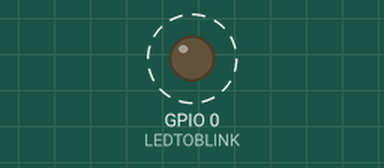
This sketch was run on a simulated ESP8266 (NodeMCU). Shown: output pins drawn as LEDs (lit = HIGH). Dashed ring = blinking. WiFi joins after 1.5 s; servers stay silent unless stated; what the sketch prints to the serial monitor is not drawn.

Above: at 1.2 s.
Timing chart, 0 to 4.0 s (numbered marks = the images above):
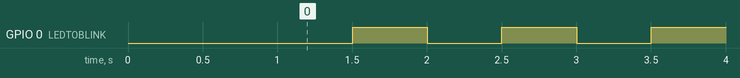

The sketch:

extended.ota.example.ino
```cpp
#include <ESP8266WiFi.h>
#include <ESP8266mDNS.h>
#include <WiFiUdp.h>
#include <ArduinoOTA.h>
#include <SimpleTimer.h>


#define LEDTOBLINK 0

const char* ssid = "your_ssid";
const char* password = "your_wifi_pw";
SimpleTimer timer;  //timer leaves headroom for wifi overhead
int ledState=0;


//simple routine to blink onboard LED
void blinkLed() {
  if (ledState==0) {
    digitalWrite(LEDTOBLINK,HIGH);
    ledState=1;
  } else {
    digitalWrite(LEDTOBLINK,LOW);
    ledState=0;
  }
}

void setup() {
  Serial.begin(115200);
  Serial.println("Booting");
  WiFi.mode(WIFI_STA);
  WiFi.begin(ssid, password);
  //while (WiFi.waitForConnectResult() != WL_CONNECTED) {
  //  Serial.println("Connection Failed! Rebooting...");
    delay(1000);
  //  ESP.restart();
  //}

  /*
   * BEGIN Arduino Over-the-air update stuff
   */
   //printToLcd("starting OTA","initialization");
   // Port defaults to 8266
  // ArduinoOTA.setPort(8266);

  // Hostname defaults to esp8266-[ChipID]
  //ArduinoOTA.setHostname("bcc_esp8266");

  // No authentication by default...but good to do!
  //ArduinoOTA.setPassword((const char *)"Abcd1234");

  ArduinoOTA.onStart([]() {
    Serial.println("Start");
  });
  ArduinoOTA.onEnd([]() {
    Serial.println("End");
  });
  ArduinoOTA.onProgress([](unsigned int progress, unsigned int total) {
    Serial.printf("Progress: %u%%\n", (progress / (total / 100)));
  });
  ArduinoOTA.onError([](ota_error_t error) {
    Serial.printf("Error[%u]: ", error);
    if (error == OTA_AUTH_ERROR) Serial.println("Auth Failed");
    else if (error == OTA_BEGIN_ERROR) Serial.println("Begin Failed");
    else if (error == OTA_CONNECT_ERROR) Serial.println("Connect Failed");
    else if (error == OTA_RECEIVE_ERROR) Serial.println("Receive Failed");
    else if (error == OTA_END_ERROR) Serial.println("End Failed");
  });
  ArduinoOTA.begin();
  /*
  * END Arduino Over-the-air update stuff
  */

  timer.setInterval(500L, blinkLed);
  pinMode(LEDTOBLINK, OUTPUT);
}

void loop() {
  ArduinoOTA.handle();
  timer.run(); // Initiates SimpleTimer

}
```

Measured:
- by itself, GPIO 0 (LEDTOBLINK): alternates HIGH for 0.50 s and LOW for 0.50 s
